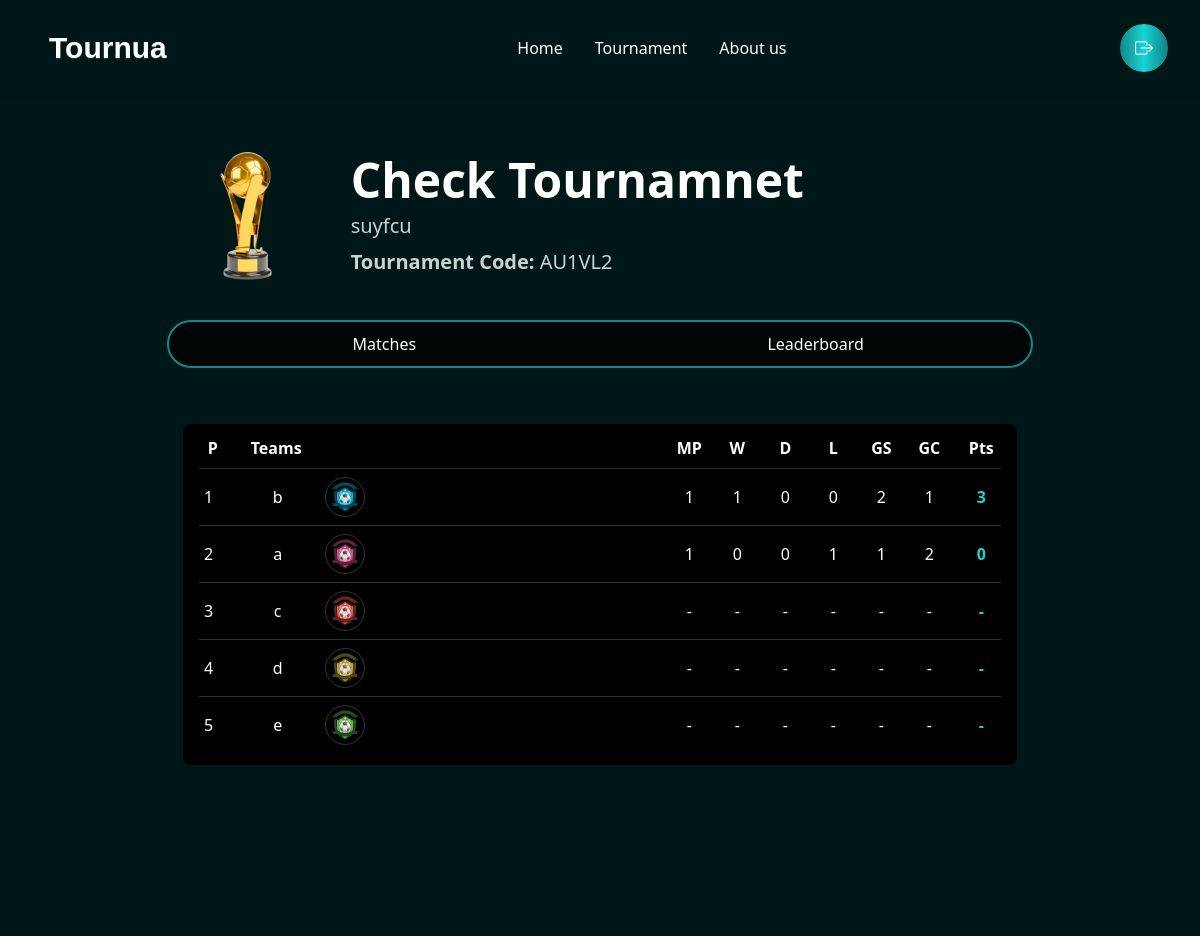
The page /Tournua/tournament/103/leaderboard/ on the database its author committed.
### tournua/models.py (models this page shows, shortened)
class Tournament(models.Model):
    TROPHY_CHOICES = [
        ("Trophy1.png", "Golden Cup"),
        ("Trophy2.png", "Silver Cup"),
        ("Trophy3.png", "Bronze Cup"),
        ("Trophy4.png", "Bronze Cup"),
    ]
    user = models.ForeignKey(UserAccount, on_delete=models.CASCADE, related_name="tournaments")
    code = models.CharField(max_length=8, unique=True, editable=False)
    name = models.CharField(max_length=200)
    description = models.TextField(blank=True)
    trophy = models.CharField(max_length=20, choices=TROPHY_CHOICES, blank=True, null=True)
    tournament_type = models.CharField(max_length=50, choices=[("online", "Online"), ("offline", "Offline")])
    player_type = models.CharField(max_length=50, choices=[("single", "Single"), ("team", "Team")])
    format = models.CharField(max_length=50, choices=[("Knockout", "Knockout"), ("League", "League")])
    num_groups = models.IntegerField(default=1)
    teams_per_group = models.IntegerField(default=4)
    created_at = models.DateTimeField(auto_now_add=True)
    participants = models.ManyToManyField(UserAccount, related_name="joined_tournaments", blank=True)

class Team(models.Model):
    tournament = models.ForeignKey(Tournament, on_delete=models.CASCADE, related_name="teams")
    name = models.CharField(max_length=200)
    logo = models.CharField(max_length=200, blank=True, null=True)

### tournua/views.py (the view)
# urls.py: path("tournament/<int:tournament_id>/leaderboard/", views.leaderboard, name="leaderboard"),
def leaderboard(request, tournament_id):
    tournament = get_object_or_404(Tournament, id=tournament_id)
    matches = Match.objects.filter(tournament=tournament, played=True)
    teams = Team.objects.filter(tournament=tournament)  # all teams in tournament
    standings = {}
    for team in teams:
        standings[team.id] = {
            "team": team,
            "MP": 0,
            "W": 0,
            "D": 0,
            "L": 0,
            "GS": 0,
            "GC": 0,
            "Pts": 0,
            "played": False  # track if played at least one match
        }
    for match in matches:
        t1 = match.team1
        t2 = match.team2
        s1 = match.team1_score
        s2 = match.team2_score
        standings[t1.id]["MP"] += 1
        standings[t2.id]["MP"] += 1
        standings[t1.id]["GS"] += s1
        standings[t1.id]["GC"] += s2
        standings[t2.id]["GS"] += s2
        standings[t2.id]["GC"] += s1
        standings[t1.id]["played"] = True
        standings[t2.id]["played"] = True
        if s1 > s2:
            standings[t1.id]["W"] += 1
            standings[t2.id]["L"] += 1
            standings[t1.id]["Pts"] += 3
        elif s1 < s2:
            standings[t2.id]["W"] += 1
            standings[t1.id]["L"] += 1
            standings[t2.id]["Pts"] += 3
        else:
            standings[t1.id]["D"] += 1
            standings[t2.id]["D"] += 1
            standings[t1.id]["Pts"] += 1
            standings[t2.id]["Pts"] += 1
    leaderboard = list(standings.values())
    played_teams = [t for t in leaderboard if t["played"]]
    unplayed_teams = [t for t in leaderboard if not t["played"]]
    played_teams.sort(key=lambda x: (x["Pts"], x["GS"] - x["GC"], x["GS"]), reverse=True)
    leaderboard = played_teams + unplayed_teams
    for i, row in enumerate(leaderboard, start=1):
        row["P"] = i
        if not row["played"]:
            for key in ["MP", "W", "D", "L", "GS", "GC", "Pts"]:
                row[key] = "-"
    return render(request, "leaderboard.html", {
        "tournament": tournament,
        "leaderboard": leaderboard
    })

### template/leaderboard.html (shortened to what this page needs)
{% load static %}
<!DOCTYPE html>
<html lang="en">
<head>
  <link href="https://cdn.jsdelivr.net/npm/daisyui@5" rel="stylesheet" type="text/css" />
  <script src="https://cdn.jsdelivr.net/npm/@tailwindcss/browser@4"></script>
  <link rel="stylesheet" href="https://cdn.jsdelivr.net/npm/bootstrap-icons@1.13.1/font/bootstrap-icons.min.css">
  <link rel="stylesheet" href="{% static 'css/style.css' %}">
</head>
<body class="bg-[#001717]">
<header class="w-full">
  <div class="navbar shadow-sm px-4 py-4 lg:px-8 lg:py-6 flex justify-between items-center">
    <a class="btn btn-ghost text-2xl lg:text-3xl text-white font-cs-gelios">Tournua</a>
    <div class="hidden lg:flex gap-8 text-white font-medium">
      <a href="{% url 'dashboard' %}" id="leaderboard_home">Home</a>
      <a href="#">Tournament</a>
      <a href="#">About us</a>
    </div>
    <a href="{% url 'logout' %}" id="logout" class="relative inline-flex items-center justify-center w-10 h-10 lg:w-12 lg:h-12 text-white bg-black rounded-full">
      <span class="absolute inset-0 rounded-full p-[2px] bg-gradient-to-r from-[#13898B] via-[#14D5D4] via-[#0C6083] to-[#118285]"></span>
      <span class="relative z-10 flex items-center justify-center w-full h-full rounded-full">
        <i class="bi bi-box-arrow-right text-lg"></i>
      </span>
    </a>
  </div>
</header>
<main class="flex flex-col items-center px-4 py-10 gap-10 lg:px-20">
  <div class="mx-auto h-auto w-10/12  bg-cover bg-center overflow-hidden">
    <div class="flex flex-col sm:flex-row sm:items-center gap-4 sm:gap-6">
      <img src="{% static 'trophies/Trophy1.png' %}" alt="Trophy" class="w-24 sm:w-32 lg:w-40 object-contain mx-auto sm:mx-0">
      <div class="text-white text-center sm:text-left space-y-2">
        <p class="text-3xl sm:text-4xl lg:text-5xl font-semibold">{{ tournament.name }}</p>
        <p class="text-lg sm:text-xl text-white/80">{{ tournament.description }}</p>
        <p class="text-lg sm:text-xl text-white/80"><b>Tournament Code:</b> {{ tournament.code }}</p>
      </div>
    </div>
    <div class="w-full flex rounded-3xl border-2 border-[#13898B] overflow-hidden text-white bg-black/70 backdrop-blur-md mt-6">
      <a href="{% url 'viewTournament' tournament.id %}" id="fixture" class="w-1/2 py-2.5 font-medium text-center transition-all duration-200 hover:bg-[#13898B]/30 focus:bg-[#13898B] focus:text-white">
        Matches
      </a>
      <button class="w-1/2 py-2.5 font-medium text-center transition-all duration-200 hover:bg-[#13898B]/30 focus:bg-[#13898B] focus:text-white">
        Leaderboard
      </button>
    </div>
<div class="mt-10 overflow-x-auto min-h-[500px] bg-[#001717] rounded-2xl p-4 w-full">
  <div class="min-w-[600px] bg-black rounded-lg py-3 px-4 text-white">
    <div class="flex justify-between font-semibold text-sm sm:text-base mb-2">
      <div class="flex gap-13 sm:gap-6 min-w-[150px]">
        <p class="w-7 text-center" >P</p>
        <p class="w-8 text-center">Teams</p>
      </div>
      <div class="flex gap-3 sm:gap-4">
        <p class="w-8 text-center">MP</p>
        <p class="w-8 text-center">W</p>
        <p class="w-8 text-center">D</p>
        <p class="w-8 text-center">L</p>
        <p class="w-8 text-center">GS</p>
        <p class="w-8 text-center">GC</p>
        <p class="w-10 text-center">Pts</p>
      </div>
    </div>
    {% for row in leaderboard %}
    <div class="flex justify-between items-center border-t border-white/20 py-2 text-sm sm:text-base">
      <div class="flex gap-4 sm:gap-6 min-w-[150px] items-center">
        <p class="w-5 text-center">{{ row.P }}</p>
        <div class="flex items-center gap-3 min-w-[180px]">
          <p class="font-medium truncate w-[70px] sm:w-[70px] w-8 text-center">{{ row.team.name }}</p>
          <div class="w-10 flex justify-center w-8 text-center">
            <img src="{% static row.team.logo %}" alt="{{ row.team.name }} Logo"
                 class="w-8 h-8 sm:w-10 sm:h-10 rounded-full border border-white/20 object-cover">
          </div>
        </div>
      </div>
      <div class="flex gap-3 sm:gap-4">
        <p class="w-8 text-center">{{ row.MP }}</p>
        <p class="w-8 text-center">{{ row.W }}</p>
        <p class="w-8 text-center">{{ row.D }}</p>
        <p class="w-8 text-center">{{ row.L }}</p>
        <p class="w-8 text-center">{{ row.GS }}</p>
        <p class="w-8 text-center">{{ row.GC }}</p>
        <p class="w-10 text-center font-bold text-[#14D5D4]">{{ row.Pts }}</p>
      </div>
    </div>
    {% empty %}
    <p class="text-center py-4 text-white/70">No leaderboard data available.</p>
    {% endfor %}
  </div>
</div>
  </div>
</main>
</body>
</html>

### static/css/style.css (style rules this page uses)
.font-cs-gelios { font-family: "CS Gelios", sans-serif; }

### rows shown on the page
Tournament: name "Check Tournamnet", description "suyfcu", code "AU1VL2"
Team: P "1", team.name "b", logo (picture), MP "1", W "1", D "0", L "0", GS "2", GC "1", Pts "3"
Team: P "2", team.name "a", logo (picture), MP "1", W "0", D "0", L "1", GS "1", GC "2", Pts "0"
Team: P "3", team.name "c", logo (picture), MP "-", W "-", D "-", L "-", GS "-", GC "-", Pts "-"
Team: P "4", team.name "d", logo (picture), MP "-", W "-", D "-", L "-", GS "-", GC "-", Pts "-"
Team: P "5", team.name "e", logo (picture), MP "-", W "-", D "-", L "-", GS "-", GC "-", Pts "-"
